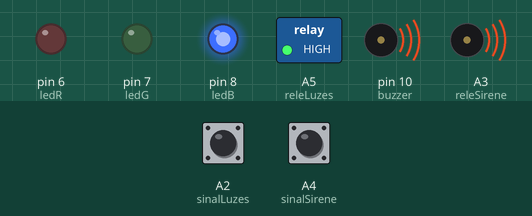
Recording of a sketch running on a simulated Arduino Uno, built with avr-gcc and run on an emulated ATmega328P. On the bench: switched loads named in the sketch (green lamp = pin HIGH), output pins drawn as LEDs (lit = HIGH), buzzer (waves = sounding, pin HIGH). The inputs (shaded band) are chosen by the test bench; at power-on: A2 (sinalLuzes) HIGH, A4 (sinalSirene) HIGH. Storage starts empty; the audio player accepts every command and is not drawn.

Above: at 3.0 s.
At 10.0 s:
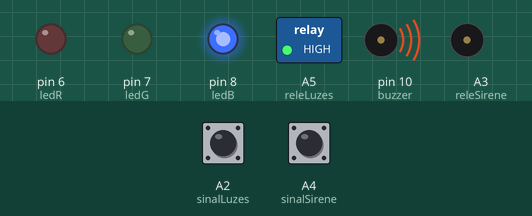
Timing chart, 0 to 16.1 s (numbered marks = the images above):
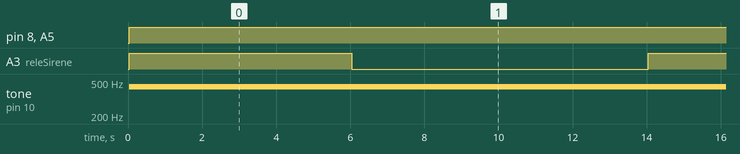

Measured:
- by itself, pin 8 (ledB), A5 (releLuzes): LOW → HIGH at 0.03 s
- by itself, A3 (releSirene): alternates HIGH for 6.0 s and LOW for 8.0 s
- by itself, tone on pin 10 (buzzer): silent → 440 Hz at 0.03 s

The sketch:

WavSW_ino.ino
```cpp
#include <SD.h>                      // need to include the SD library
#define SD_ChipSelectPin 4  //using digital pin 4 on arduino nano 328
#include <TMRpcm.h>           //  also need to include this library...
 TMRpcm tmrpcm;   // create an object for use in this sketch
 //definindo as portas do projeto
int releSirene = A3;
int sinalSirene = A4;
int releLuzes = A5;
int sinalLuzes = A2;
int botaoSirene = 3;
int botaoLuzes = 2;
int buzzer = 10;
int ledR = 6;
int ledG = 7;
int ledB = 8;
void setup(){
  //Serial.begin(9600);
  //definindo modos de portas
  pinMode(buzzer, OUTPUT);
  pinMode(ledR, OUTPUT);
  pinMode(ledG, OUTPUT);
  pinMode(ledB, OUTPUT);
  pinMode(releSirene, OUTPUT);
  pinMode(releLuzes, OUTPUT);
  pinMode(sinalSirene, INPUT_PULLUP);
  pinMode(sinalLuzes, INPUT_PULLUP);
  pinMode(botaoSirene, INPUT_PULLUP);
  pinMode(botaoLuzes, INPUT_PULLUP);
  tmrpcm.speakerPin = 9; //11 on Mega, 9 on Uno, Nano, etc
  if (!SD.begin(SD_ChipSelectPin)) {  // see if the card is present and can be initialized:
  return;   // don't do anything more if not
  }
 tmrpcm.volume(9999);
 //tmrpcm.play("pop.wav"); //the sound file "1" will play each time the arduino powers up, or is reset
 //estado normal dos reles
 //digitalWrite(releLuzes, LOW);
 digitalWrite(releSirene, HIGH);

}
 void loop(){

// if ((digitalRead(A)==1) && (digitalRead(B)==1) && (millis()>=2000) {
 //}
 // precionar os 2 push button para mudar a gravação
//Serial.println(digitalRead(sinalSirene));
//  delay(330);

  if (digitalRead(sinalLuzes) == HIGH || digitalRead(botaoLuzes) == HIGH ){
  digitalWrite(releLuzes, HIGH);
  digitalWrite(ledB, HIGH);
  tone(buzzer, 440);
  delay(10);
}


if (digitalRead(sinalSirene) == LOW && digitalRead(sinalLuzes) == LOW && digitalRead(botaoLuzes) == LOW ){
  digitalWrite(releLuzes, LOW);
  digitalWrite(ledB, LOW);
  noTone(buzzer);
  delay(100);
}

 if (digitalRead(sinalSirene) == HIGH || digitalRead(botaoSirene) == HIGH) {
  digitalWrite(releLuzes, HIGH);
  tmrpcm.play("pop.wav");
     delay(6000);
     digitalWrite(releSirene, LOW);
     delay(8000);
     digitalWrite(releSirene, HIGH);
}
}
```
